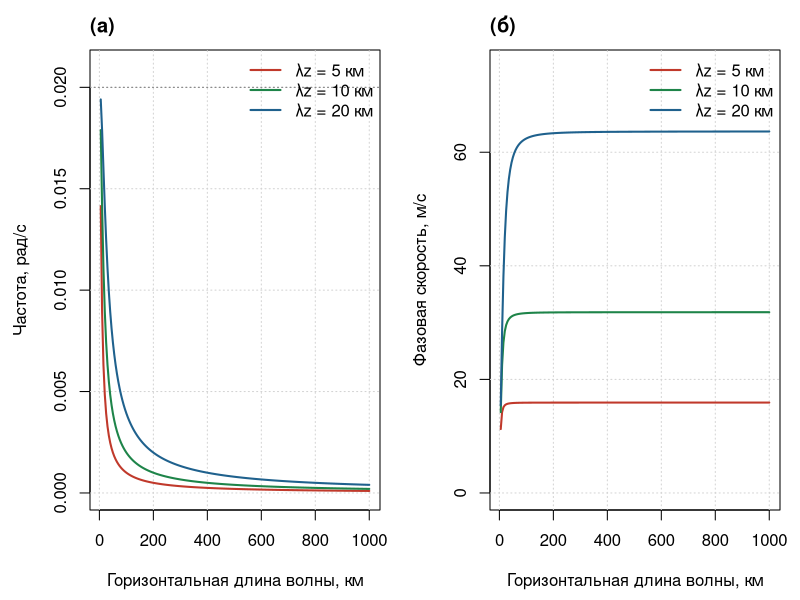
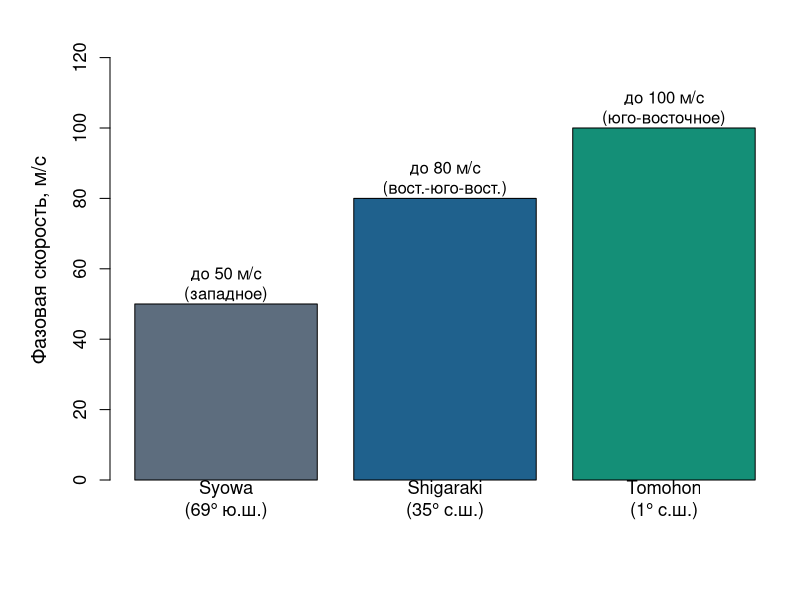

Here is the R script that generated these plots, in order:
## ---- chunk 1
knitr::opts_chunk$set(echo = FALSE, fig.align = "center",
                      fig.width = 8, fig.height = 4.5)
# Для корректного отображения кириллицы на графиках в PDF используется cairo_pdf
if (knitr::is_latex_output()) {
  knitr::opts_chunk$set(dev = "cairo_pdf")
}
if (!dir.exists("figures")) dir.create("figures")
# Ссылка на репозиторий проекта на GitHub (создан в лабораторной работе 4.2)
github_url <- "https://github.com/AnasDol/isu3_data_cleaning_r"
## ---- chunk 2
stations_df <- data.frame(
  `Станция`            = c("Syowa", "Shigaraki", "Tomohon"),
  `Координаты`         = c("69° ю.ш., 40° в.д.", "35° с.ш., 136° в.д.", "1° с.ш., 122° в.д."),
  `Широтная зона`      = c("полярная", "средняя", "экваториальная"),
  `Эмиссия`            = c("Na, 589,6 нм", "OI, 557,7 нм", "OI, 557,7 нм"),
  `Интервал съёмки`    = c("1 мин", "5,5 мин", "2,5 мин"),
  `Ясных ночей`        = c("9 (2013 г.)", "10 (2011 г.)", "5 (2016 г.)"),
  check.names = FALSE
)
knitr::kable(stations_df,
             caption = "Сеть станций наблюдения свечения мезосферы (Perwitasari et al., 2018)")
## ---- chunk 3
# Максимальные преобладающие фазовые скорости АГВ по средним за сезон
# спектрам (по данным Perwitasari et al., 2018, рис. 4a)
stations <- c("Syowa\n(69° ю.ш.)", "Shigaraki\n(35° с.ш.)", "Tomohon\n(1° с.ш.)")
c_max <- c(50, 80, 100)   # м/с
directions <- c("западное", "вост.-юго-вост.", "юго-восточное")

png("figures/phase_speed_by_station.png", width = 1800, height = 1200, res = 180)
par(mar = c(6, 5.5, 2, 1))
bp <- barplot(c_max, names.arg = stations,
              col = c("#5D6D7E", "#1F618D", "#148F77"),
              ylim = c(0, 125), ylab = "Фазовая скорость, м/с",
              cex.names = 1.1, cex.lab = 1.2, cex.axis = 1.1)
text(bp, c_max + 6, labels = paste0("до ", c_max, " м/с\n(", directions, ")"))
invisible(dev.off())
## ---- chunk 4
# Частота Брента-Вяйсяля (типичное значение для средней атмосферы)
N <- 0.02  # рад/с

# Диапазон горизонтальных длин волн
lambda_h <- seq(5, 1000, by = 5)      # км
k <- 2 * pi / (lambda_h * 1000)       # рад/м

# Вертикальные длины волн
lambda_z <- c(5, 10, 20)              # км
cols <- c("#C0392B", "#1E8449", "#1F618D")

par(mfrow = c(1, 2), mar = c(4.5, 4.5, 2.5, 1))

# (а) дисперсионные кривые
plot(range(lambda_h), c(0, N * 1.05), type = "n",
     xlab = "Горизонтальная длина волны, км",
     ylab = "Частота, рад/с")
grid()
abline(h = N, lty = 3, col = "grey50")
for (i in seq_along(lambda_z)) {
  m <- 2 * pi / (lambda_z[i] * 1000)
  omega <- N * k / sqrt(k^2 + m^2)   # дисперсионное соотношение
  lines(lambda_h, omega, col = cols[i], lwd = 2)
}
legend("topright", legend = paste0("λz = ", lambda_z, " км"),
       col = cols, lwd = 2, bty = "n")
title("(а)", adj = 0)

# (б) горизонтальная фазовая скорость c = N / sqrt(k^2 + m^2)
plot(range(lambda_h), c(0, 75), type = "n",
     xlab = "Горизонтальная длина волны, км",
     ylab = "Фазовая скорость, м/с")
grid()
for (i in seq_along(lambda_z)) {
  m <- 2 * pi / (lambda_z[i] * 1000)
  c_ph <- N / sqrt(k^2 + m^2)         # м/с
  lines(lambda_h, c_ph, col = cols[i], lwd = 2)
}
legend("topright", legend = paste0("λz = ", lambda_z, " км"),
       col = cols, lwd = 2, bty = "n")
title("(б)", adj = 0)
